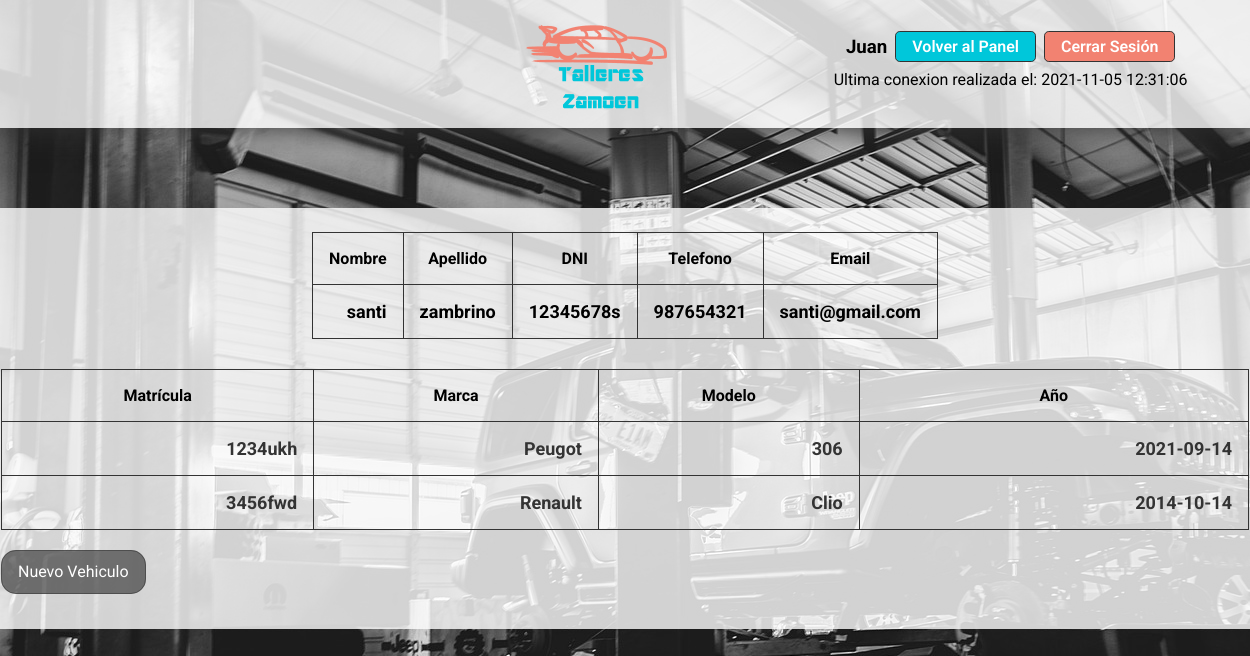
The page /Vehiculos/vehiculo.php?dni=12345678s (signed in) on the database its author committed.
### tables this page shows
CREATE TABLE `lista_usuario` (
  `id_usuario` int(11) NOT NULL,
  `nombre` varchar(20) NOT NULL,
  `apellidos` varchar(30) NOT NULL,
  `dni` varchar(9) NOT NULL,
  `telefono` int(9) NOT NULL,
  `email` varchar(40) NOT NULL,
  `contrasena` varchar(50) DEFAULT NULL,
  `id_admin` int(1) DEFAULT NULL
);

CREATE TABLE `lista_vehiculos` (
  `id_matricula` int(11) NOT NULL,
  `matricula` varchar(10) NOT NULL,
  `marca` varchar(20) NOT NULL,
  `modelo` varchar(20) NOT NULL,
  `año` date NOT NULL,
  `id_usuario` int(11) DEFAULT NULL
);

### biblioteca/funcionesZamoen.php (called while the page is built, shortened)
<?php
    function datosNombre($conn, $dni){
        $sqlName = "SELECT nombre FROM lista_usuario WHERE dni = '$dni'";
        $resultName = mysqli_query($conn, $sqlName);
        if ($resultName === false) {
            echo mysqli_error($conn);
        } else {
            $info = mysqli_fetch_array($resultName);
            $name = $info['nombre'];
            return $name;
        }
    }
?>

### Vehiculos/vehiculo.php (the view, shortened to what this page needs)
<!DOCTYPE html>
<html lang="es">
<head>
    <link rel="stylesheet" href="../styles/styleHeader.css">
    <link rel="stylesheet" href="../styles/styleVehiculo.css">
</head>
<body>
    <?php
    include "../biblioteca/funcionesZamoen.php";
    $conn = Conexion();
    $dni = $_SESSION['dni'];
    $name = datosNombre($conn, $dni);
    ?>
    <div class="outer-container">
    <header id="cabecera">
        <div class="logo">
            <a href="../Vehiculos/vehiculo.php?dni=<?php echo $_GET['dni']; ?>">
                <img id="logo-taller" src="../img/Logo-Coche.png" alt="Logo Talleres Zamoen">
            </a>
        </div>
        <div class="container-info-header">
            <div class="info-usu">
                <h3><?php echo ucfirst($name); ?></h3>
                    <?php
                    if($_SESSION['id_admin'] == 1){
                        ?>
                        <a id="btn-Panel" href="../Login/lista_Admin.php">Volver al Panel</a>
                        <?php
                    }
                    ?>
                    <a id="btn-logOut" href="../Login/logOut.php">Cerrar Sesión</a>
            </div>
            <div class="cookies">
                <p><?php echo 'Ultima conexion realizada el: '.$_COOKIE[$_SESSION['dni'].'Cookie']; ?></p>
            </div>
            </div>
        </header>
        <?php
        $dniUsu = $_GET['dni'];
        $sqlFirst =  "SELECT nombre, apellidos, dni, telefono, email
                            FROM lista_usuario
                            WHERE dni = '$dniUsu'";
        $info = mysqli_query($conn, $sqlFirst);
        if ($info === false) {
            echo mysqli_error($conn);
        } else {
        ?>
            <div class="container-form">
                <table name="infoUsuarios" id="infoUsuarios">
                    <th>Nombre</th>
                    <th>Apellido</th>
                    <th>DNI</th>
                    <th>Telefono</th>
                    <th>Email</th>
                    <tr>
                        <?php
                        foreach ($info as $valor) {
                        ?>
                            <td><?php echo $valor['nombre']; ?></td>
                            <td><?php echo $valor['apellidos']; ?></td>
                            <td><?php echo $dniUsu; ?></td>
                            <td><?php echo $valor['telefono']; ?></td>
                            <td><?php echo $valor['email']; ?></td>
                        <?php
                        }
                        ?>
                    </tr>
                </table>
            </div>
            <?php
            $sql =  "SELECT matricula, marca, modelo, año
                        FROM lista_vehiculos
                        WHERE id_usuario = (SELECT id_usuario
                                            FROM lista_usuario
                                            WHERE dni = '$dniUsu')";
            $results = mysqli_query($conn, $sql);
            if ($results === false) {
                echo mysqli_error($conn);
            } else {
            ?>
                <div class="container-view">
                    <table name="datosUsuarios" id="datosUsuarios">
                        <th>Matrícula</th>
                        <th>Marca</th>
                        <th>Modelo</th>
                        <th>Año</th>
                        <?php
                        foreach ($results as $valor) {
                        ?>
                            <tr>
                                <?php
                                foreach ($valor as $k) {
                                ?>
                                    <td><a href="../Sevicios/Servicios.php?dni=<?php echo $_GET['dni']; ?>&matricula=<?php echo ($valor["matricula"]); ?>"><?php echo $k; ?></a></td>
                                <?php
                                }
                                ?>
                            </tr>
                        <?php
                        }
                        ?>
                    </table>
                    <div class="newvh">
                        <a href="../Vehiculos/newVehiculo.php?dni=<?php echo $_GET['dni']; ?>" class="btn newvh">Nuevo Vehiculo</a>
                    </div>
            <?php
            }
        }
            ?>
                </div>
    </div>
</body>
</html>

### styles/styleHeader.css (style rules this page uses)
* { margin: 0; padding: 0; box-sizing: border-box; font-family: 'Roboto', sans-serif; }
body { background-image: url('../img/fondo-taller.jpg'); background-repeat: no-repeat; background-size: auto; }
.outer-container { width: 100vw; height: 100vh; }
#cabecera { position: fixed; top: 0; left: 0; width: 100%; height: 8rem; background-color: rgb(255, 255, 255, .8); display: flex; justify-content: space-evenly; align-items: center; box-shadow: 5px 0 30px #333; }
#logo-taller { width: 10rem; }
.vacio, .info-usu { flex-basis: 33%; }
.container-info-header { display: flex; justify-content: flex-end; align-items: center; flex-direction: column; }
.info-usu { display: flex; justify-content: flex-end; align-items: center; }
#btn-logOut, #btn-Panel { margin-left: .5rem; padding: .3rem 1rem; color: #fff; border-radius: .3rem; border: 1px solid #333; font-weight: 600; cursor: pointer; text-decoration: none; }
#btn-Panel { background-color: #00C7DA; }
#btn-logOut { background-color: #F28271; }
.cookies { display: flex; flex-direction: column; font-size: 1rem; padding: .5rem; width: 100%; }
.logo { width: 20%; }

### styles/styleVehiculo.css (style rules this page uses)
* { margin: 0; padding: 0; box-sizing: border-box; font-family: 'Roboto', sans-serif; }
a { text-decoration: none; color: #333; }
.outer-container { display: flex; justify-content: flex-start; align-items: center; flex-direction: column; width: 100vw; height: 100vh; margin-top: 5rem; }
#infoUsuarios { margin-top: 8rem; width: 80rem; background-color: rgb(255, 255, 255, .8); display: flex; justify-content: center; align-items: center; border-radius: .4rem; padding: 1.5rem 1rem; border-collapse: collapse; }
.container-view { width: 80rem; height: auto; background-color: rgb(255, 255, 255, .8); padding: .4rem 1rem; }
#datosUsuarios { width: 100%; height: auto; border-collapse: collapse; }
#datosUsuarios th, #infoUsuarios th { padding: 1rem; font-size: 1rem; font-weight: bold; border: 1px solid #333; text-align: center; }
#datosUsuarios tr, #infoUsuarios tr { cursor: pointer; text-align: right; }
#datosUsuarios td, #infoUsuarios td { padding: 1rem; font-size: 1.125rem; border: 1px solid #333; font-weight: bolder; }
.btn { padding: .7rem 1rem; color: #333; font-size: 1rem; border-radius: 15px; border:none; cursor: pointer; margin-top: -2rem; margin-right: .8rem; background-color: rgba(51, 51, 51, 0.637); border: 1px solid rgba(51, 51, 51, 0.521); }
.newvh { color: white; height: 60px; margin-top: 2rem; }

### rows shown on the page
lista_usuario: nombre "Juan"
lista_usuario: nombre "santi", apellidos "zambrino", telefono "987654321", email "santi@gmail.com"
lista_vehiculos: matricula "1234ukh", marca "Peugot", modelo "306", año "2021-09-14"
lista_vehiculos: matricula "3456fwd", marca "Renault", modelo "Clio", año "2014-10-14"

### other values the page prints
$_COOKIE[$_SESSION['dni'].'Cookie'] "2021-11-05 12:31:06"
